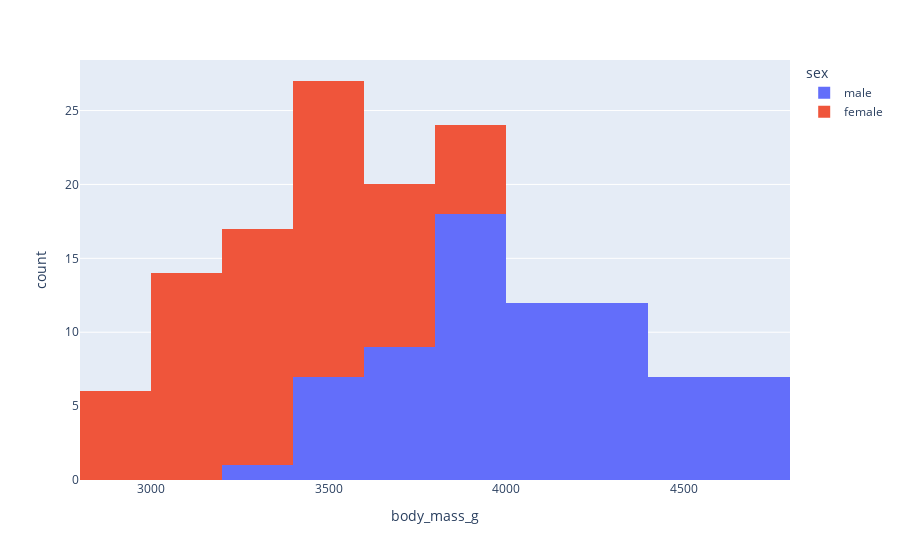

Notebook code cell kept with this figure:
### Code cell
# Check if there is a bimodal distribution of the "body_mass_g" by sex of the Adelie species
#df[df['species'] == 'Adelie'].hist()
fig = px.histogram(df[df['species'] == 'Adelie'], x= 'body_mass_g', color= 'sex')
fig.show()
#plt.plot()

### Figure 1 — Plotly figure (JSON) as saved in the notebook; plotly's stock layout.template omitted (floating-point values rounded to 4 significant figures)
{"data": [{"alignmentgroup": "True", "bingroup": "x", "hovertemplate": "sex=male<br>body_mass_g=%{x}<br>count=%{y}<extra></extra>", "legendgroup": "male", "marker": {"color": "#636efa", "pattern": {"shape": ""}}, "name": "male", "offsetgroup": "male", "orientation": "v", "showlegend": true, "type": "histogram", "x": [3750, 3650, 4675, 3800, 4400, 4500, 4200, 3600, 3950, 3800, 3550, 3950, 3900, 3900, 4150, 3950, 4650, 3900, 4400, 4600, 3425, 4150, 4300, 4050, 3700, 3800, 3750, 4400, 4050, 3950, 4100, 4450, 3900, 4150, 4250, 3900, 4000, 4700, 4200, 3550, 3800, 3950, 4300, 4450, 4300, 4350, 4100, 4725, 4250, 3550, 3900, 4775, 4600, 4275, 4075, 3775, 3325, 3500, 3875, 4000, 4300, 4000, 3500, 4475, 3900, 3975, 4250, 3475, 3725, 3650, 4250, 3750, 4000], "xaxis": "x", "yaxis": "y"}, {"alignmentgroup": "True", "bingroup": "x", "hovertemplate": "sex=female<br>body_mass_g=%{x}<br>count=%{y}<extra></extra>", "legendgroup": "female", "marker": {"color": "#EF553B", "pattern": {"shape": ""}}, "name": "female", "offsetgroup": "female", "orientation": "v", "showlegend": true, "type": "histogram", "x": [3800, 3250, 3450, 3625, 3200, 3700, 3450, 3325, 3400, 3800, 3800, 3200, 3150, 3250, 3300, 3325, 3550, 3300, 3150, 3100, 3000, 3450, 3500, 3450, 2900, 3550, 2850, 3150, 3600, 2850, 3350, 3050, 3600, 3550, 3700, 3700, 3550, 3200, 3800, 3350, 3500, 3600, 3550, 3400, 3300, 3700, 2900, 3725, 3075, 2925, 3750, 3175, 3825, 3200, 3900, 2900, 3350, 3150, 3450, 3050, 3275, 3050, 3325, 3500, 3425, 3175, 3400, 3400, 3050, 3000, 3475, 3450, 3700], "xaxis": "x", "yaxis": "y"}], "layout": {"barmode": "relative", "legend": {"title": {"text": "sex"}, "tracegroupgap": 0}, "margin": {"t": 60}, "xaxis": {"anchor": "y", "domain": [0, 1], "title": {"text": "body_mass_g"}}, "yaxis": {"anchor": "x", "domain": [0, 1], "title": {"text": "count"}}}}
